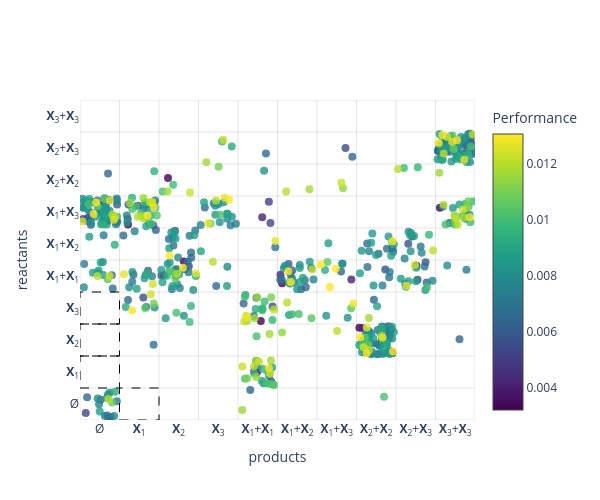

Notebook cell for this chart:
### Code cell
# Plot the reactant-product scatter for the top unfiltered IOCRNs
rewards_sorted = [iocrn.last_task_info['reward'] for iocrn in all_iocrns_sorted]
rewards_sorted_filtered = [iocrn.last_task_info['reward'] for iocrn in all_iocrns_sorted_filtered]

plot_reactant_product_scatter(
    all_iocrns_sorted_filtered[0:n_filtered],
    perf=rewards_sorted_filtered[0:n_filtered],
    species_labels=species_labels,
    max_order= mak_order,
    num_reactions_template=num_reactions_template,
    title="",
    cmap_name="viridis",
    max_ticks=30,
    figsize=(6, 5),
    jitter_scale=0.45,
    use_plotly=True  # ENABLE INTERACTIVE PLOTTING WITH PLOTLY
)

# Plot the reactant-product heatmap for the top filtered IOCRNs (topologically unique)
plot_reactant_product_heatmap(
    all_iocrns_sorted_filtered[0:n_filtered],
    species_labels,
    max_order= mak_order,
    num_reactions_template=num_reactions_template,
    title="",
    cmap_name="YlGnBu",
    max_ticks=30,
    figsize=(7, 6),
)

### Figure 1 — Plotly figure (JSON) as saved in the notebook; plotly's stock layout.template omitted (floating-point values rounded to 4 significant figures; data arrays with more than 128 entries replaced by an {"elided": "..."} marker saying what was removed)
{"data": [{"hovertemplate": "%{text}<extra></extra>", "marker": {"color": {"elided": "600 float values"}, "colorbar": {"title": {"text": "Performance"}}, "colorscale": [[0, "#440154"], [0.1111, "#482878"], [0.2222, "#3e4989"], [0.3333, "#31688e"], [0.4444, "#26828e"], [0.5556, "#1f9e89"], [0.6667, "#35b779"], [0.7778, "#6ece58"], [0.8889, "#b5de2b"], [1, "#fde725"]], "opacity": 0.8, "showscale": true, "size": 8}, "mode": "markers", "text": {"elided": "600 str values"}, "type": "scatter", "x": {"elided": "600 float values"}, "y": {"elided": "600 float values"}}], "layout": {"height": 500, "hoverlabel": {"align": "left"}, "plot_bgcolor": "white", "shapes": [{"fillcolor": "rgba(0,0,0,0)", "layer": "above", "line": {"color": "black", "dash": "dash", "width": 1}, "type": "rect", "x0": 0.5, "x1": 1.5, "y0": -0.5, "y1": 0.5}, {"fillcolor": "rgba(0,0,0,0)", "layer": "above", "line": {"color": "black", "dash": "dash", "width": 1}, "type": "rect", "x0": -0.5, "x1": 0.5, "y0": 0.5, "y1": 1.5}, {"fillcolor": "rgba(0,0,0,0)", "layer": "above", "line": {"color": "black", "dash": "dash", "width": 1}, "type": "rect", "x0": -0.5, "x1": 0.5, "y0": 1.5, "y1": 2.5}, {"fillcolor": "rgba(0,0,0,0)", "layer": "above", "line": {"color": "black", "dash": "dash", "width": 1}, "type": "rect", "x0": -0.5, "x1": 0.5, "y0": 2.5, "y1": 3.5}, {"layer": "below", "line": {"color": "rgba(0,0,0,0.1)", "width": 1}, "type": "line", "x0": -0.5, "x1": -0.5, "y0": -0.5, "y1": 9.5}, {"layer": "below", "line": {"color": "rgba(0,0,0,0.1)", "width": 1}, "type": "line", "x0": 0.5, "x1": 0.5, "y0": -0.5, "y1": 9.5}, {"layer": "below", "line": {"color": "rgba(0,0,0,0.1)", "width": 1}, "type": "line", "x0": 1.5, "x1": 1.5, "y0": -0.5, "y1": 9.5}, {"layer": "below", "line": {"color": "rgba(0,0,0,0.1)", "width": 1}, "type": "line", "x0": 2.5, "x1": 2.5, "y0": -0.5, "y1": 9.5}, {"layer": "below", "line": {"color": "rgba(0,0,0,0.1)", "width": 1}, "type": "line", "x0": 3.5, "x1": 3.5, "y0": -0.5, "y1": 9.5}, {"layer": "below", "line": {"color": "rgba(0,0,0,0.1)", "width": 1}, "type": "line", "x0": 4.5, "x1": 4.5, "y0": -0.5, "y1": 9.5}, {"layer": "below", "line": {"color": "rgba(0,0,0,0.1)", "width": 1}, "type": "line", "x0": 5.5, "x1": 5.5, "y0": -0.5, "y1": 9.5}, {"layer": "below", "line": {"color": "rgba(0,0,0,0.1)", "width": 1}, "type": "line", "x0": 6.5, "x1": 6.5, "y0": -0.5, "y1": 9.5}, {"layer": "below", "line": {"color": "rgba(0,0,0,0.1)", "width": 1}, "type": "line", "x0": 7.5, "x1": 7.5, "y0": -0.5, "y1": 9.5}, {"layer": "below", "line": {"color": "rgba(0,0,0,0.1)", "width": 1}, "type": "line", "x0": 8.5, "x1": 8.5, "y0": -0.5, "y1": 9.5}, {"layer": "below", "line": {"color": "rgba(0,0,0,0.1)", "width": 1}, "type": "line", "x0": 9.5, "x1": 9.5, "y0": -0.5, "y1": 9.5}, {"layer": "below", "line": {"color": "rgba(0,0,0,0.1)", "width": 1}, "type": "line", "x0": -0.5, "x1": 9.5, "y0": -0.5, "y1": -0.5}, {"layer": "below", "line": {"color": "rgba(0,0,0,0.1)", "width": 1}, "type": "line", "x0": -0.5, "x1": 9.5, "y0": 0.5, "y1": 0.5}, {"layer": "below", "line": {"color": "rgba(0,0,0,0.1)", "width": 1}, "type": "line", "x0": -0.5, "x1": 9.5, "y0": 1.5, "y1": 1.5}, {"layer": "below", "line": {"color": "rgba(0,0,0,0.1)", "width": 1}, "type": "line", "x0": -0.5, "x1": 9.5, "y0": 2.5, "y1": 2.5}, {"layer": "below", "line": {"color": "rgba(0,0,0,0.1)", "width": 1}, "type": "line", "x0": -0.5, "x1": 9.5, "y0": 3.5, "y1": 3.5}, {"layer": "below", "line": {"color": "rgba(0,0,0,0.1)", "width": 1}, "type": "line", "x0": -0.5, "x1": 9.5, "y0": 4.5, "y1": 4.5}, {"layer": "below", "line": {"color": "rgba(0,0,0,0.1)", "width": 1}, "type": "line", "x0": -0.5, "x1": 9.5, "y0": 5.5, "y1": 5.5}, {"layer": "below", "line": {"color": "rgba(0,0,0,0.1)", "width": 1}, "type": "line", "x0": -0.5, "x1": 9.5, "y0": 6.5, "y1": 6.5}, {"layer": "below", "line": {"color": "rgba(0,0,0,0.1)", "width": 1}, "type": "line", "x0": -0.5, "x1": 9.5, "y0": 7.5, "y1": 7.5}, {"layer": "below", "line": {"color": "rgba(0,0,0,0.1)", "width": 1}, "type": "line", "x0": -0.5, "x1": 9.5, "y0": 8.5, "y1": 8.5}, {"layer": "below", "line": {"color": "rgba(0,0,0,0.1)", "width": 1}, "type": "line", "x0": -0.5, "x1": 9.5, "y0": 9.5, "y1": 9.5}], "title": {"text": ""}, "width": 600, "xaxis": {"range": [-0.5, 9.5], "showgrid": false, "tickmode": "array", "ticktext": ["Ø", "<b>X</b><sub>1</sub>", "<b>X</b><sub>2</sub>", "<b>X</b><sub>3</sub>", "<b>X</b><sub>1</sub>+<b>X</b><sub>1</sub>", "<b>X</b><sub>1</sub>+<b>X</b><sub>2</sub>", "<b>X</b><sub>1</sub>+<b>X</b><sub>3</sub>", "<b>X</b><sub>2</sub>+<b>X</b><sub>2</sub>", "<b>X</b><sub>2</sub>+<b>X</b><sub>3</sub>", "<b>X</b><sub>3</sub>+<b>X</b><sub>3</sub>"], "tickvals": [0, 1, 2, 3, 4, 5, 6, 7, 8, 9], "title": {"text": "products"}, "zeroline": false}, "yaxis": {"range": [-0.5, 9.5], "showgrid": false, "tickmode": "array", "ticktext": ["Ø", "<b>X</b><sub>1</sub>", "<b>X</b><sub>2</sub>", "<b>X</b><sub>3</sub>", "<b>X</b><sub>1</sub>+<b>X</b><sub>1</sub>", "<b>X</b><sub>1</sub>+<b>X</b><sub>2</sub>", "<b>X</b><sub>1</sub>+<b>X</b><sub>3</sub>", "<b>X</b><sub>2</sub>+<b>X</b><sub>2</sub>", "<b>X</b><sub>2</sub>+<b>X</b><sub>3</sub>", "<b>X</b><sub>3</sub>+<b>X</b><sub>3</sub>"], "tickvals": [0, 1, 2, 3, 4, 5, 6, 7, 8, 9], "title": {"text": "reactants"}, "zeroline": false}}}
